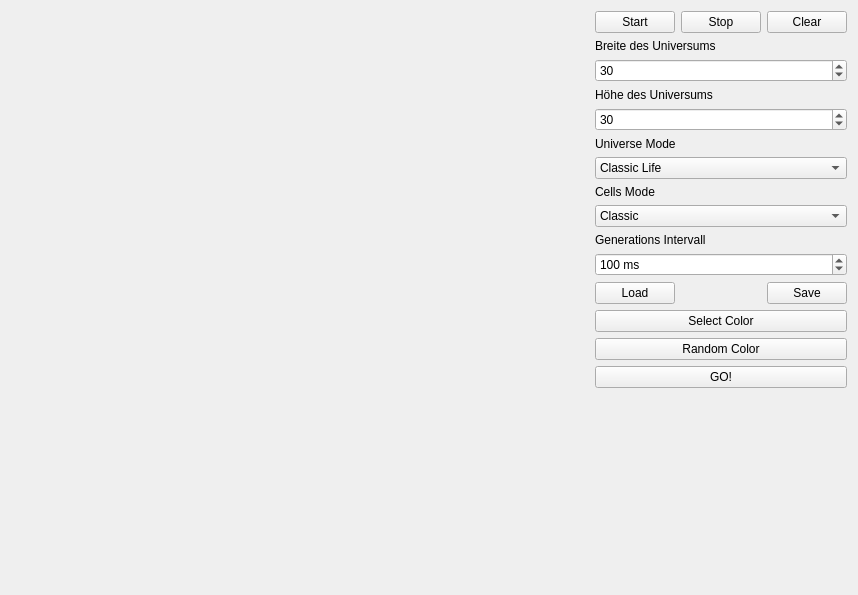
<?xml version="1.0" encoding="UTF-8"?>
<ui version="4.0">
 <class>MainWindow</class>
 <widget class="QMainWindow" name="MainWindow">
  <property name="geometry">
   <rect>
    <x>0</x>
    <y>0</y>
    <width>858</width>
    <height>595</height>
   </rect>
  </property>
  <property name="windowTitle">
   <string>Milestone 1</string>
  </property>
  <widget class="QWidget" name="centralWidget">
   <layout class="QVBoxLayout" name="verticalLayout">
    <item>
     <layout class="QHBoxLayout" name="horizontalLayout">
      <item>
       <widget class="Gamewidget" name="widget" native="true">
        <property name="sizePolicy">
         <sizepolicy hsizetype="MinimumExpanding" vsizetype="Preferred">
          <horstretch>0</horstretch>
          <verstretch>0</verstretch>
         </sizepolicy>
        </property>
       </widget>
      </item>
      <item>
       <layout class="QGridLayout" name="gridLayout">
        <item row="8" column="0" colspan="3">
         <widget class="QComboBox" name="comboBox_2">
          <item>
           <property name="text">
            <string>Classic</string>
           </property>
          </item>
         </widget>
        </item>
        <item row="0" column="2">
         <widget class="QPushButton" name="Button_clear">
          <property name="text">
           <string>Clear</string>
          </property>
         </widget>
        </item>
        <item row="4" column="0" colspan="3">
         <widget class="QSpinBox" name="spinBox_2">
          <property name="maximum">
           <number>200</number>
          </property>
          <property name="value">
           <number>30</number>
          </property>
         </widget>
        </item>
        <item row="6" column="0" colspan="3">
         <widget class="QComboBox" name="comboBox">
          <item>
           <property name="text">
            <string>Classic Life</string>
           </property>
          </item>
         </widget>
        </item>
        <item row="11" column="2">
         <widget class="QPushButton" name="Button_save">
          <property name="text">
           <string>Save</string>
          </property>
         </widget>
        </item>
        <item row="0" column="0">
         <widget class="QPushButton" name="Button_start">
          <property name="text">
           <string>Start</string>
          </property>
         </widget>
        </item>
        <item row="0" column="1">
         <widget class="QPushButton" name="Button_stop">
          <property name="text">
           <string>Stop</string>
          </property>
         </widget>
        </item>
        <item row="7" column="0" colspan="3">
         <widget class="QLabel" name="label_4">
          <property name="text">
           <string>Cells Mode</string>
          </property>
         </widget>
        </item>
        <item row="12" column="0" colspan="3">
         <widget class="QPushButton" name="Button_select_color">
          <property name="text">
           <string>Select Color</string>
          </property>
         </widget>
        </item>
        <item row="2" column="0" colspan="3">
         <widget class="QSpinBox" name="spinBox">
          <property name="maximum">
           <number>200</number>
          </property>
          <property name="value">
           <number>30</number>
          </property>
         </widget>
        </item>
        <item row="10" column="0" colspan="3">
         <widget class="QSpinBox" name="spinBox_3">
          <property name="suffix">
           <string> ms</string>
          </property>
          <property name="maximum">
           <number>1000</number>
          </property>
          <property name="value">
           <number>100</number>
          </property>
         </widget>
        </item>
        <item row="14" column="0" colspan="3">
         <widget class="QPushButton" name="Button_go">
          <property name="text">
           <string>GO!</string>
          </property>
         </widget>
        </item>
        <item row="11" column="0">
         <widget class="QPushButton" name="Button_load">
          <property name="text">
           <string>Load</string>
          </property>
         </widget>
        </item>
        <item row="9" column="0" colspan="3">
         <widget class="QLabel" name="label_5">
          <property name="text">
           <string>Generations Intervall</string>
          </property>
         </widget>
        </item>
        <item row="1" column="0" colspan="3">
         <widget class="QLabel" name="label">
          <property name="text">
           <string>Breite des Universums</string>
          </property>
         </widget>
        </item>
        <item row="3" column="0" colspan="3">
         <widget class="QLabel" name="label_2">
          <property name="text">
           <string>Höhe des Universums</string>
          </property>
         </widget>
        </item>
        <item row="13" column="0" colspan="3">
         <widget class="QPushButton" name="Button_random_color">
          <property name="text">
           <string>Random Color</string>
          </property>
         </widget>
        </item>
        <item row="5" column="0" colspan="3">
         <widget class="QLabel" name="label_3">
          <property name="text">
           <string>Universe Mode</string>
          </property>
         </widget>
        </item>
        <item row="15" column="1">
         <spacer name="verticalSpacer">
          <property name="orientation">
           <enum>Qt::Vertical</enum>
          </property>
          <property name="sizeHint" stdset="0">
           <size>
            <width>20</width>
            <height>40</height>
           </size>
          </property>
         </spacer>
        </item>
       </layout>
      </item>
     </layout>
    </item>
   </layout>
  </widget>
 </widget>
 <layoutdefault spacing="6" margin="11"/>
 <customwidgets>
  <customwidget>
   <class>Gamewidget</class>
   <extends>QWidget</extends>
   <header location="global">gamewidget.h</header>
   <container>1</container>
  </customwidget>
 </customwidgets>
 <resources/>
 <connections/>
</ui>
